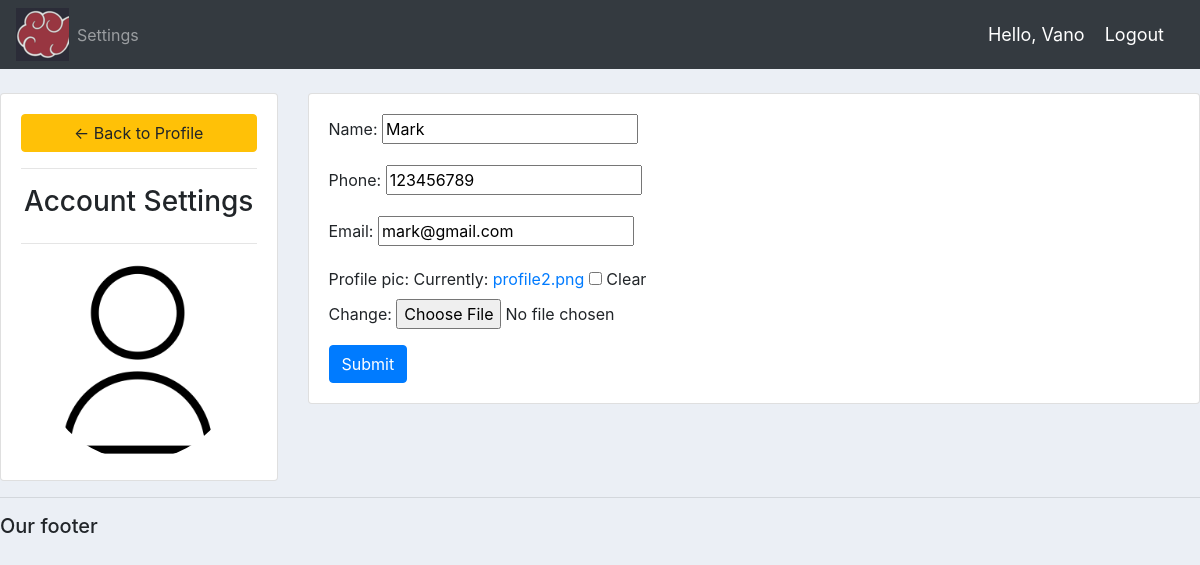
Screenshot of /account/ (signed in) with the database file from the repository.
### accounts/models.py (models this page shows, shortened)
class Customer(models.Model):
	user = models.OneToOneField(User, null=True, blank=True, on_delete=models.CASCADE)
	name = models.CharField(max_length=200, null=True)
	phone = models.CharField(max_length=200, null=True)
	email = models.CharField(max_length=200, null=True)
	profile_pic = models.ImageField(default="profile2.png", null=True, blank=True)
	date_created = models.DateTimeField(auto_now_add=True, null=True)

### accounts/decorators.py (the view)
        def wrapper_func(request, *args, **kwargs):
            group = None
            if request.user.groups.exists():
                group = request.user.groups.all()[0].name
            if group in allowed_roles:
                return view_func(request, *args, **kwargs)
            else:
                return HttpResponse('You are not authorized to view this page')

### accounts/forms.py
class CustomerForm(ModelForm):
	class Meta:
		model = Customer
		fields = '__all__'
		exclude = ['user']

### accounts/views.py (called while the page is built)
@login_required(login_url='login')
@allowed_users(allowed_roles=['customer'])
def accountSettings(request):
    customer = request.user.customer
    form = CustomerForm(instance=customer)
    if request.method == 'POST':
        form = CustomerForm(request.POST, request.FILES, instance=customer)
        if form.is_valid():
            form.save()
    context = {'form': form}
    return render(request, 'accounts/account_settings.html', context)

### accounts/templates/accounts/account_settings.html (shortened to what this page needs)
{%  extends 'accounts/main.html' %}
{% load static %}
{% block content %}
<br>
<div class="row">
	<div class="col-md-3">
		<div class="card card-body">
			<a class="btn btn-warning" href="{% url 'home' %}"> &#8592; Back to Profile</a>
			<hr>
			<h3 style="text-align: center">Account Settings</h3>
			<hr>
			<img class="profile-pic" src="{{request.user.customer.profile_pic.url}}" >
		</div>
	</div>
	<div class="col-md-9">
		<div class="card card-body">
			<form method="POST" action="" enctype="multipart/form-data">
				{{form.as_p}}
			<input class="btn btn-primary" type="submit" name="Update Information">
			</form>
		</div>
	</div>
</div>
{% endblock %}

### accounts/templates/accounts/navbar.html (shortened to what this page needs)
{% load static %}
<nav class="navbar navbar-expand-lg navbar-dark bg-dark">
  <img src="{% static 'images/logo.png' %}">
  <div class="collapse navbar-collapse" id="navbarNav">
    <ul class="navbar-nav">
        {% if request.user.is_staff %}
      <li class="nav-item active">
        <a class="nav-link" href="{% url 'home' %}">Dashboard </a>
      </li>
      <li class="nav-item">
        <a class="nav-link" href="{% url 'products' %}">Products</a>
      </li>
        {% else %}
       <li class="nav-item">
        <a class="nav-link" href="{% url 'account' %}">Settings</a>
      </li>
        {%  endif %}
    </ul>
  </div>
  <span class="hello-msg">Hello, {{request.user}}</span>
  <span ><a  class="hello-msg" href="{% url 'logout' %}">Logout</a></span>
</nav>

### static/css/main.css (style rules this page uses)
body { background-color: #ebeff5; }

### accounts/templates/accounts/navbar.html (style rules this page uses)
.hello-msg { font-size: 18px; color: #fff; margin-right: 20px; }

### accounts/templates/accounts/account_settings.html (style rules this page uses)
.profile-pic { max-width: 200px; max-height:200px; margin: 0 auto; border-radius: 50%; }

### rows the page displays
Customer: name "Mark", phone "123456789", email "mark@gmail.com"

### other values shown
{{ request.user }} "Vano"
